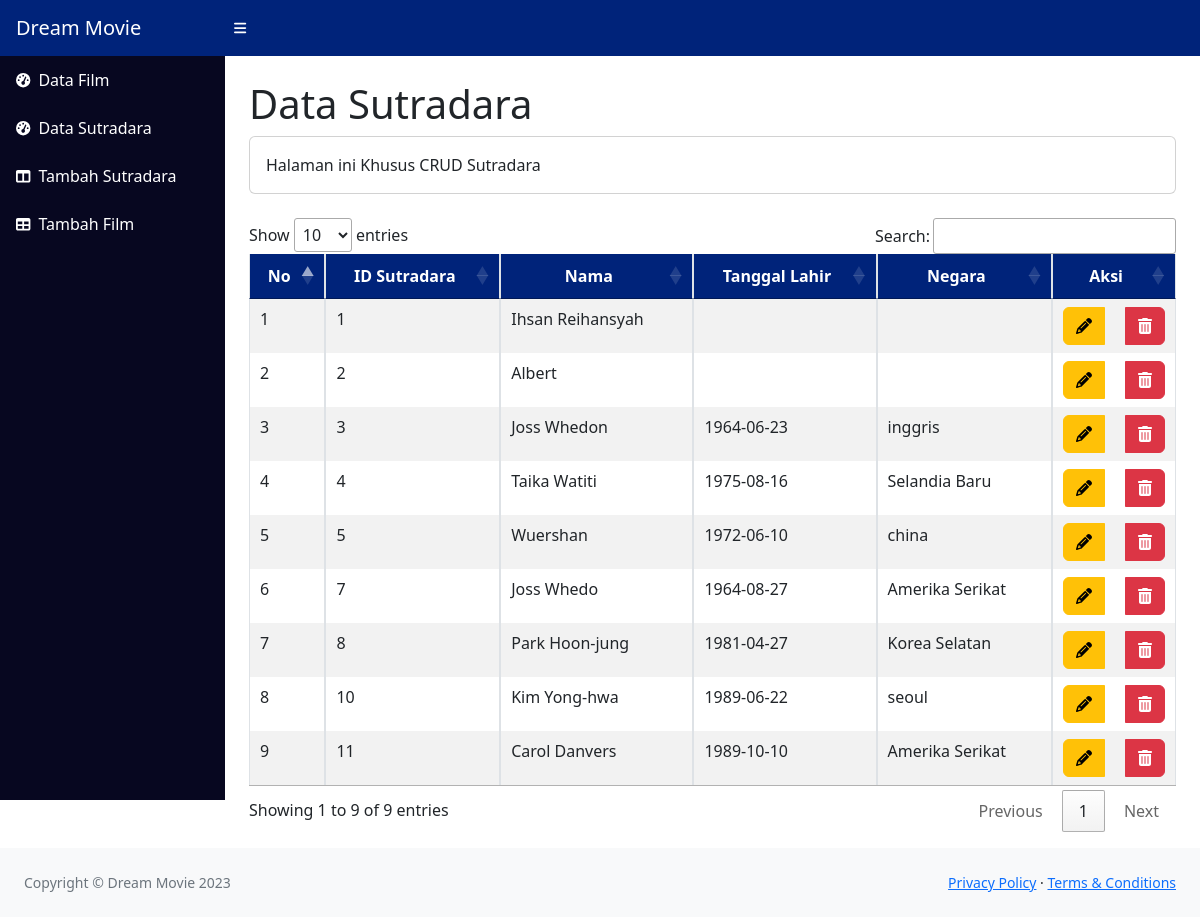
Before: /admin/data_sutradara.php with the older database file.
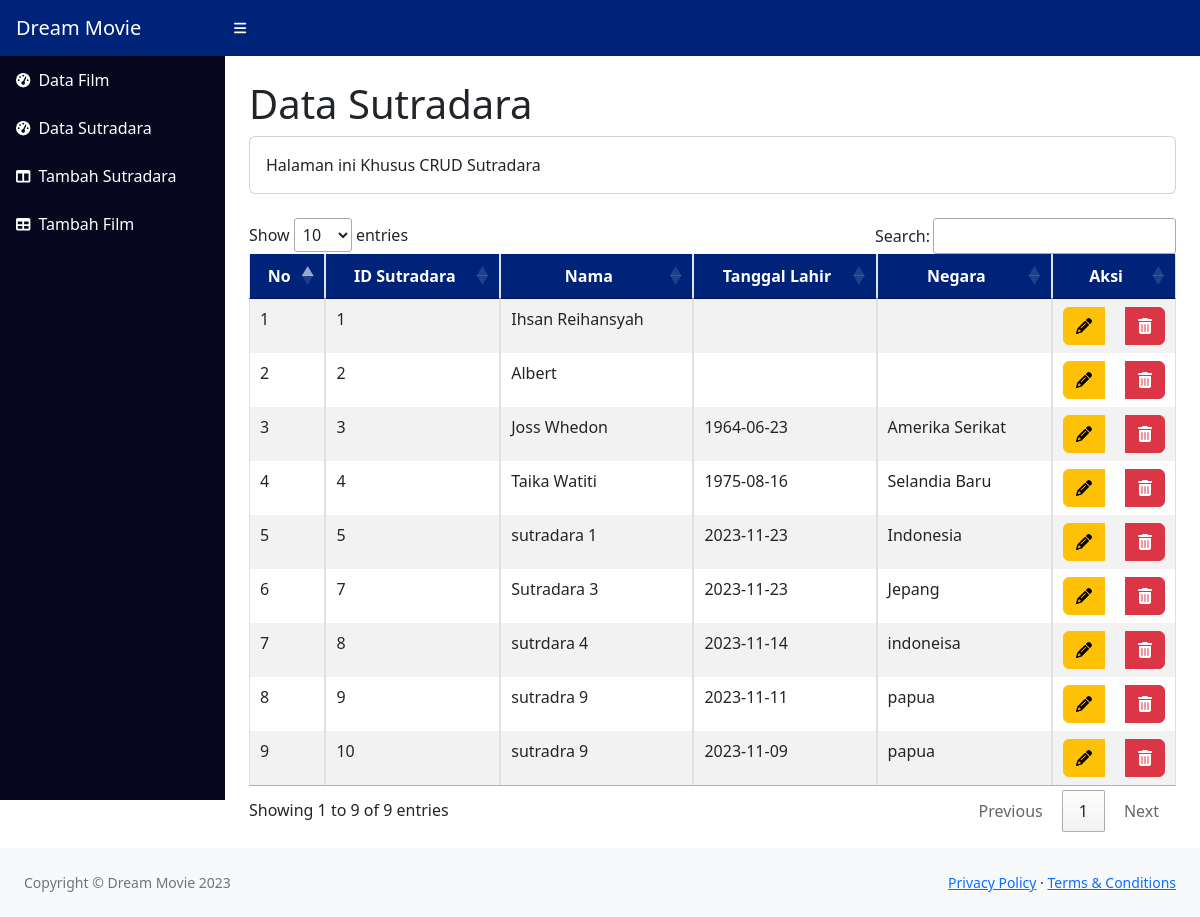
After: the same page with the newer database file.
### tables this page shows
CREATE TABLE `sutradara` (
  `id_sutradara` int(11) NOT NULL,
  `nama_sutradara` varchar(255) NOT NULL,
  `tanggal_lahir` date DEFAULT NULL,
  `negara` varchar(255) DEFAULT NULL
);

### admin/data_sutradara.php (the view, shortened to what this page needs)
<!DOCTYPE html>
<html lang="en">
<head>
    <link rel="stylesheet" href="https://cdn.datatables.net/1.13.4/css/jquery.dataTables.min.css">
    <link href="css/styles.css" rel="stylesheet" />
</head>
<body class="sb-nav-fixed">
    <?php
    include 'koneksi.php';
    $query = mysqli_query($conn, "SELECT * FROM sutradara;");
    ?>
    <nav class="sb-topnav navbar navbar-expand navbar-dark" style="background-color: #00237A;">
        <a class="navbar-brand ps-3" style="color: #ffffff;">Dream Movie</a>
        <button class="btn btn-link btn-sm order-1 order-lg-0 me-4 me-lg-0" id="sidebarToggle" href="#!"><i
                class="fas fa-bars" style="color: #ffffff;"></i></button>
    </nav>
    <div id="layoutSidenav">
        <?php include "template/navbar.php" ?>
        <div id="layoutSidenav_content">
            <main>
                <div class="container-fluid px-4">
                    <h1 class="mt-4">Data Sutradara</h1>
                    <div class="card mb-4">
                        <div class="card-body">
                            Halaman ini Khusus CRUD Sutradara
                        </div>
                    </div>
                    <table id="sutradara" class="table table-striped table-bordered">
                        <thead>
                            <tr>
                            <th style="background-color: #00237A; color: #ffffff; text-align: center;">No</th>
                            <th style="background-color: #00237A; color: #ffffff; text-align: center;">ID Sutradara</th>
                            <th style="background-color: #00237A; color: #ffffff; text-align: center;">Nama</th>
                            <th style="background-color: #00237A; color: #ffffff; text-align: center;">Tanggal Lahir</th>
                            <th style="background-color: #00237A; color: #ffffff; text-align: center;">Negara</th>
                            <th style="background-color: #00237A; color: #ffffff; text-align: center;">Aksi</th>
                            </tr>
                        </thead>
                        <tbody>
                            <?php if (mysqli_num_rows($query) > 0) { ?>
                                <?php
                                $no = 1;
                                while ($data = mysqli_fetch_array($query)) {
                                    ?>
                                    <tr>
                                        <td>
                                            <?php echo $no ?>
                                        </td>
                                        <td>
                                            <?php echo $data["id_sutradara"]; ?>
                                        </td>
                                        <td>
                                            <?php echo $data["nama_sutradara"]; ?>
                                        </td>
                                        <td>
                                            <?php echo $data["tanggal_lahir"]; ?>
                                        </td>
                                        <td>
                                            <?php echo $data["negara"]; ?>
                                        </td>
                                        <td><center>
                                        <div class="btn-group" role="group">
                                        <a href="edit_sutradara.php?id_sutradara=<?php echo $data["id_sutradara"] ?>" class="btn btn-warning btn-md">
                                                <i class="fas fa-pencil-alt"></i>
                                            </a> &nbsp;&nbsp;&nbsp;&nbsp;&nbsp;
                                                <a href="proses_hapus_sutradara.php?id_sutradara=<?php echo $data["id_sutradara"] ?>"
                                                    onclick="return confirm('Yakin Ingin Menghapus Data?')"
                                                    class="btn btn-danger btn-md"><i class="fas fa-trash-alt"></i></a>
                                            </center>
                                        </td>
                                    </tr>
                                    <?php $no++;
                                } ?>
                            <?php } ?>
                        </tbody>
                    </table>
                </div>
        </div>
    </div>
    </main><br><br><br>
    <footer class="py-4 bg-light mt-auto">
        <div class="container-fluid px-4">
            <div class="d-flex align-items-center justify-content-between small">
                <div class="text-muted">Copyright &copy; Dream Movie 2023</div>
                <div>
                    <a href="#">Privacy Policy</a>
                    &middot;
                    <a href="#">Terms &amp; Conditions</a>
                </div>
            </div>
        </div>
    </footer>
</body>
</html>

Changed rows visible on the page:
removed sutradara: id_sutradara "11", nama_sutradara "Carol Danvers", tanggal_lahir "1989-10-10", negara "Amerika Serikat"
changed sutradara "Joss Whedon": negara "inggris" → "Amerika Serikat"
changed sutradara id 5: nama_sutradara "Wuershan" → "sutradara 1"; tanggal_lahir "1972-06-10" → "2023-11-23"; negara "china" → "Indonesia"
changed sutradara id 7: nama_sutradara "Joss Whedo" → "Sutradara 3"; tanggal_lahir "1964-08-27" → "2023-11-23"; negara "Amerika Serikat" → "Jepang"
changed sutradara id 8: nama_sutradara "Park Hoon-jung" → "sutrdara 4"; tanggal_lahir "1981-04-27" → "2023-11-14"; negara "Korea Selatan" → "indoneisa"
added sutradara: id_sutradara "9", nama_sutradara "sutradra 9", tanggal_lahir "2023-11-11", negara "papua"
changed sutradara id 10: nama_sutradara "Kim Yong-hwa" → "sutradra 9"; tanggal_lahir "1989-06-22" → "2023-11-09"; negara "seoul" → "papua"
